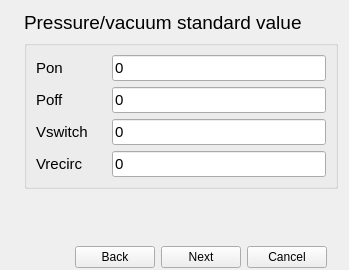
         <widget class="QWidget" name="page_4">
          <layout class="QGridLayout" name="gridLayout_4">
           <property name="bottomMargin">
            <number>0</number>
           </property>
           <item row="0" column="0" rowspan="4">
            <widget class="QLabel" name="label_12">
             <property name="maximumSize">
              <size>
               <width>140</width>
               <height>16777215</height>
              </size>
             </property>
             <property name="text">
              <string/>
             </property>
             <property name="pixmap">
              <pixmap>icons/watermark1.png</pixmap>
             </property>
             <property name="alignment">
              <set>Qt::AlignLeading|Qt::AlignLeft|Qt::AlignTop</set>
             </property>
            </widget>
           </item>
           <item row="0" column="1">
            <widget class="QLabel" name="label_7">
             <property name="font">
              <font>
               <pointsize>14</pointsize>
              </font>
             </property>
             <property name="text">
              <string>Pressure/vacuum standard value</string>
             </property>
            </widget>
           </item>
           <item row="1" column="1">
            <widget class="QGroupBox" name="groupBox_11">
             <property name="font">
              <font>
               <pointsize>11</pointsize>
              </font>
             </property>
             <property name="title">
              <string/>
             </property>
             <layout class="QGridLayout" name="gridLayout_18">
              <item row="0" column="0">
               <widget class="QLabel" name="label_29">
                <property name="minimumSize">
                 <size>
                  <width>70</width>
                  <height>0</height>
                 </size>
                </property>
                <property name="text">
                 <string>Pon</string>
                </property>
               </widget>
              </item>
              <item row="0" column="1">
               <widget class="QLineEdit" name="lineEdit_wizard_setPon">
                <property name="text">
                 <string>0</string>
                </property>
               </widget>
              </item>
              <item row="1" column="0">
               <widget class="QLabel" name="label_30">
                <property name="text">
                 <string>Poff</string>
                </property>
               </widget>
              </item>
              <item row="1" column="1">
               <widget class="QLineEdit" name="lineEdit_wizard_setPoff">
                <property name="text">
                 <string>0</string>
                </property>
               </widget>
              </item>
              <item row="2" column="0">
               <widget class="QLabel" name="label_31">
                <property name="text">
                 <string>Vswitch</string>
                </property>
               </widget>
              </item>
              <item row="2" column="1">
               <widget class="QLineEdit" name="lineEdit_wizard_setVs">
                <property name="text">
                 <string>0</string>
                </property>
               </widget>
              </item>
              <item row="3" column="0">
               <widget class="QLabel" name="label_32">
                <property name="text">
                 <string>Vrecirc</string>
                </property>
               </widget>
              </item>
              <item row="3" column="1">
               <widget class="QLineEdit" name="lineEdit_wizard_setVr">
                <property name="text">
                 <string>0</string>
                </property>
               </widget>
              </item>
             </layout>
            </widget>
           </item>
           <item row="3" column="1">
            <widget class="QGroupBox" name="groupBox_7">
             <property name="maximumSize">
              <size>
               <width>16777215</width>
               <height>45</height>
              </size>
             </property>
             <property name="styleSheet">
              <string notr="true">QGroupBox {
    border: 2px solid transparent;
}</string>
             </property>
             <property name="title">
              <string/>
             </property>
             <layout class="QGridLayout" name="gridLayout_15">
              <property name="bottomMargin">
               <number>0</number>
              </property>
              <item row="0" column="2">
               <widget class="QPushButton" name="pushButton_next4">
                <property name="text">
                 <string>Next</string>
                </property>
               </widget>
              </item>
              <item row="0" column="3">
               <widget class="QPushButton" name="pushButton_cancel4">
                <property name="text">
                 <string>Cancel</string>
                </property>
               </widget>
              </item>
              <item row="0" column="1">
               <widget class="QPushButton" name="pushButton_back4">
                <property name="text">
                 <string>Back</string>
                </property>
               </widget>
              </item>
              <item row="0" column="0">
               <spacer name="horizontalSpacer_8">
                <property name="orientation">
                 <enum>Qt::Horizontal</enum>
                </property>
                <property name="sizeHint" stdset="0">
                 <size>
                  <width>40</width>
                  <height>20</height>
                 </size>
                </property>
               </spacer>
              </item>
             </layout>
            </widget>
           </item>
           <item row="2" column="1">
            <spacer name="verticalSpacer_6">
             <property name="orientation">
              <enum>Qt::Vertical</enum>
             </property>
             <property name="sizeHint" stdset="0">
              <size>
               <width>20</width>
               <height>40</height>
              </size>
             </property>
            </spacer>
           </item>
          </layout>
         </widget>
